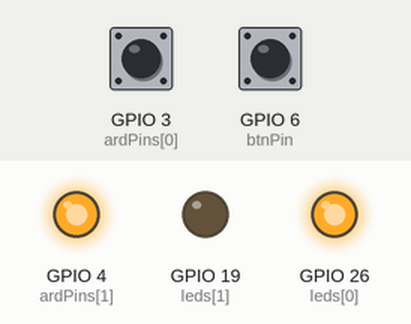
Recording of a program running on a simulated Raspberry Pi (BCM pin numbers). Parts: output pins drawn as LEDs (lit = HIGH). The test bench sets the inputs (shaded band); at power-on: GPIO 3 (ardPins[0]) HIGH, GPIO 6 (btnPin) HIGH.

Above: at 1.2 s.
1.3 s: GPIO 3 (ardPins[0]) pulled LOW for 0.15 s
At 1.39 s:
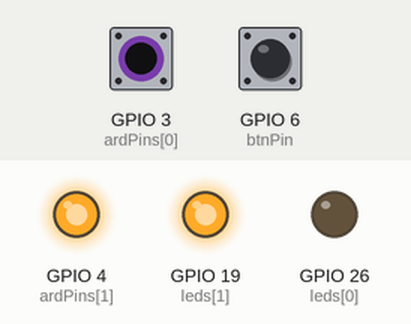
2.9 s: GPIO 6 (btnPin) pulled LOW for 0.15 s
At 2.97 s:
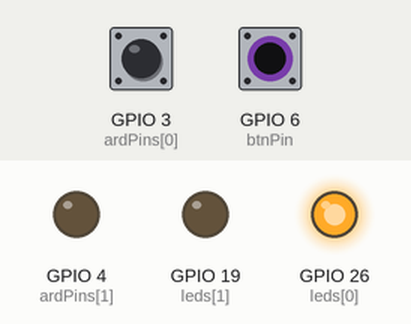
4.5 s: GPIO 6 (btnPin) pulled LOW for 3.2 s
At 8.4 s:
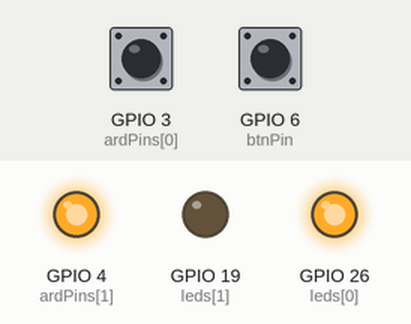
9.2 s: GPIO 3 (ardPins[0]) pulled LOW for 3.2 s
At 9.8 s:
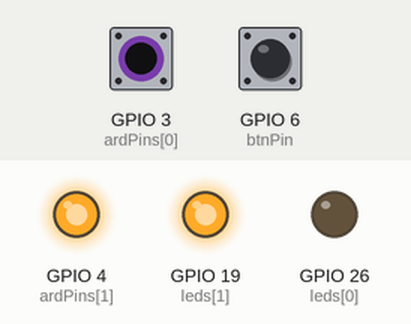
Timing chart, 0 to 13.9 s (numbered marks = the images above; inputs shaded):
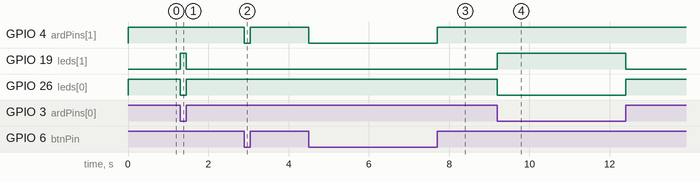

Measured:
- after the input at 1.3 s, GPIO 19 (leds[1]): LOW → HIGH at once, → LOW 0.15 s later; GPIO 26 (leds[0]): HIGH → LOW at once, → HIGH 0.15 s later
- after the input at 2.9 s, GPIO 4 (ardPins[1]): HIGH → LOW at once, → HIGH 0.15 s later
- after the input at 4.5 s, GPIO 4 (ardPins[1]): HIGH → LOW at once, → HIGH 3.2 s later
- after the input at 9.2 s, GPIO 19 (leds[1]): LOW → HIGH at once, → LOW 3.2 s later; GPIO 26 (leds[0]): HIGH → LOW at once, → HIGH 3.2 s later

The program:

d.py
```python
import RPi.GPIO as GPIO

btnPin = 6
leds = [26, 19]
# 3 input, 4 output
ardPins = [3, 4]

GPIO.setmode(GPIO.BCM)

GPIO.setup(btnPin, GPIO.IN, pull_up_down=GPIO.PUD_UP)
GPIO.setup(leds[0], GPIO.OUT)
GPIO.setup(leds[1], GPIO.OUT)
GPIO.setup(ardPins[0], GPIO.IN)
GPIO.setup(ardPins[1], GPIO.OUT)

while True:
    GPIO.output(ardPins[1], GPIO.input(btnPin))

    if GPIO.input(ardPins[0]) == GPIO.HIGH:
        GPIO.output(leds[0], GPIO.HIGH)
        GPIO.output(leds[1], GPIO.LOW)
    else:
        GPIO.output(leds[1], GPIO.HIGH)
        GPIO.output(leds[0], GPIO.LOW)
```
